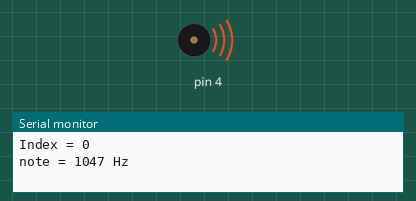
Simulated run of this sketch. Board: Arduino Uno, built with avr-gcc and run on an emulated ATmega328P. Parts: buzzer (waves = sounding), the last lines printed to the serial monitor.

Above: at 0.1 s.
At 5.8 s:
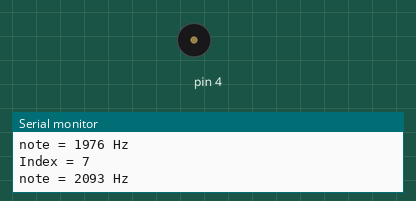
Timing chart, 0 to 7.3 s (numbered marks = the images above):
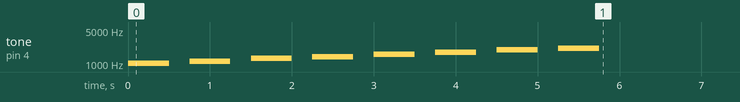

The sketch:

PlayMultipleNote.ino
```cpp
// Robotics with the BOE Shield – PlayOneNote
// Displays and plays one element from note array.
int note[] = {1047, 1147, 1319, 1397, 1568, 1760, 1976, 2093};

void setup()
{
 Serial.begin(9600);

for(int index = 0; index < 8; index++)
{
  Serial.print("Index = ");
  Serial.println(index);

  Serial.print("note = ");
  Serial.print(note[index]);
  Serial.println(" Hz");

  tone(4, note[index], 500);
  delay(750);
}


}
void loop()
{
}
```
